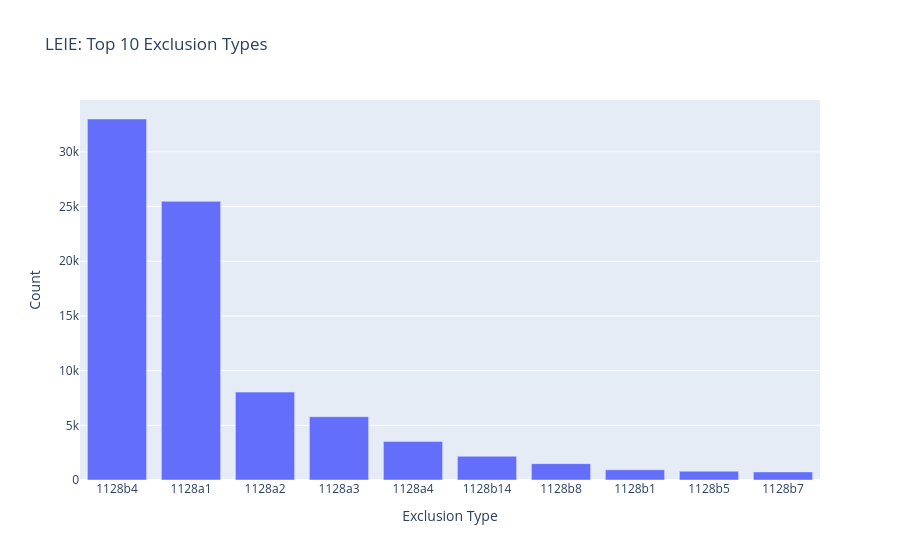
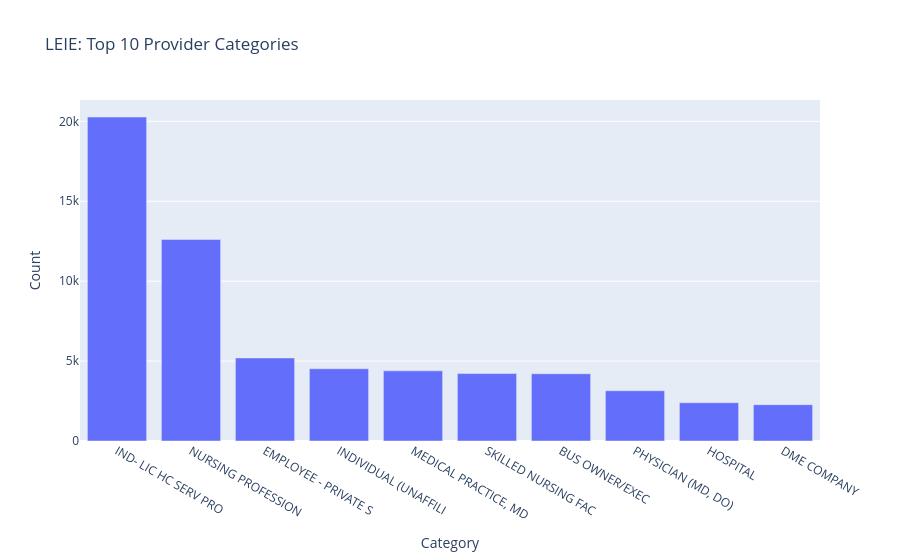
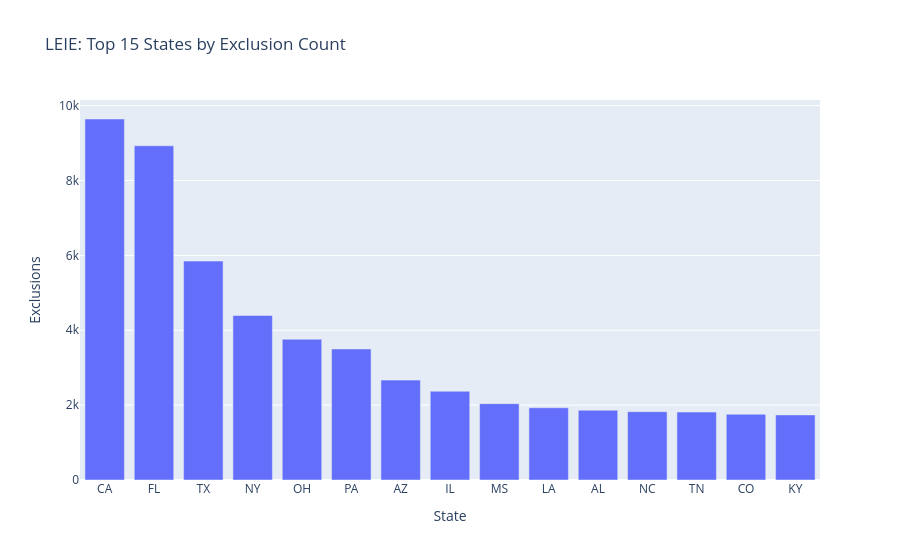

Notebook code for these charts, in order:
### Code cell
# LEIE visualizations

# Top exclusion types
fig1 = px.bar(
    leie["EXCLTYPE"].value_counts().head(10).reset_index(),
    x="EXCLTYPE", y="count",
    title="LEIE: Top 10 Exclusion Types",
    labels={"EXCLTYPE": "Exclusion Type", "count": "Count"}
)
fig1.show()

# Top provider categories
fig2 = px.bar(
    leie["GENERAL"].value_counts().head(10).reset_index(),
    x="GENERAL", y="count",
    title="LEIE: Top 10 Provider Categories",
    labels={"GENERAL": "Category", "count": "Count"}
)
fig2.show()

# Exclusions by state
state_counts = leie["STATE"].value_counts().head(15).reset_index()
fig3 = px.bar(
    state_counts, x="STATE", y="count",
    title="LEIE: Top 15 States by Exclusion Count",
    labels={"STATE": "State", "count": "Exclusions"}
)
fig3.show()

### Figure 1 — Plotly figure (JSON) as saved in the notebook; plotly's stock layout.template omitted (floating-point values rounded to 4 significant figures)
{"data": [{"hovertemplate": "Exclusion Type=%{x}<br>Count=%{y}<extra></extra>", "legendgroup": "", "marker": {"color": "#636efa", "pattern": {"shape": ""}}, "name": "", "orientation": "v", "showlegend": false, "textposition": "auto", "type": "bar", "x": ["1128b4", "1128a1", "1128a2", "1128a3", "1128a4", "1128b14", "1128b8", "1128b1", "1128b5", "1128b7"], "xaxis": "x", "y": [33008, 25482, 8037, 5785, 3530, 2167, 1497, 932, 804, 736], "yaxis": "y"}], "layout": {"barmode": "relative", "legend": {"tracegroupgap": 0}, "title": {"text": "LEIE: Top 10 Exclusion Types"}, "xaxis": {"anchor": "y", "domain": [0, 1], "title": {"text": "Exclusion Type"}}, "yaxis": {"anchor": "x", "domain": [0, 1], "title": {"text": "Count"}}}}

### Figure 2 — Plotly figure (JSON) as saved in the notebook; plotly's stock layout.template omitted (floating-point values rounded to 4 significant figures)
{"data": [{"hovertemplate": "Category=%{x}<br>Count=%{y}<extra></extra>", "legendgroup": "", "marker": {"color": "#636efa", "pattern": {"shape": ""}}, "name": "", "orientation": "v", "showlegend": false, "textposition": "auto", "type": "bar", "x": ["IND- LIC HC SERV PRO", "NURSING PROFESSION", "EMPLOYEE - PRIVATE S", "INDIVIDUAL (UNAFFILI", "MEDICAL PRACTICE, MD", "SKILLED NURSING FAC", "BUS OWNER/EXEC", "PHYSICIAN (MD, DO)", "HOSPITAL", "DME COMPANY"], "xaxis": "x", "y": [20268, 12608, 5197, 4522, 4388, 4220, 4207, 3145, 2396, 2274], "yaxis": "y"}], "layout": {"barmode": "relative", "legend": {"tracegroupgap": 0}, "title": {"text": "LEIE: Top 10 Provider Categories"}, "xaxis": {"anchor": "y", "domain": [0, 1], "title": {"text": "Category"}}, "yaxis": {"anchor": "x", "domain": [0, 1], "title": {"text": "Count"}}}}

### Figure 3 — Plotly figure (JSON) as saved in the notebook; plotly's stock layout.template omitted (floating-point values rounded to 4 significant figures)
{"data": [{"hovertemplate": "State=%{x}<br>Exclusions=%{y}<extra></extra>", "legendgroup": "", "marker": {"color": "#636efa", "pattern": {"shape": ""}}, "name": "", "orientation": "v", "showlegend": false, "textposition": "auto", "type": "bar", "x": ["CA", "FL", "TX", "NY", "OH", "PA", "AZ", "IL", "MS", "LA", "AL", "NC", "TN", "CO", "KY"], "xaxis": "x", "y": [9643, 8928, 5847, 4394, 3759, 3500, 2668, 2370, 2040, 1930, 1863, 1825, 1814, 1756, 1739], "yaxis": "y"}], "layout": {"barmode": "relative", "legend": {"tracegroupgap": 0}, "title": {"text": "LEIE: Top 15 States by Exclusion Count"}, "xaxis": {"anchor": "y", "domain": [0, 1], "title": {"text": "State"}}, "yaxis": {"anchor": "x", "domain": [0, 1], "title": {"text": "Exclusions"}}}}
